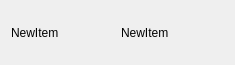
<?xml version="1.0" encoding="UTF-8"?>
<ui version="4.0">
 <class>TaskItem</class>
 <widget class="QWidget" name="TaskItem">
  <property name="geometry">
   <rect>
    <x>0</x>
    <y>0</y>
    <width>235</width>
    <height>65</height>
   </rect>
  </property>
  <property name="windowTitle">
   <string>Form</string>
  </property>
  <layout class="QHBoxLayout" name="horizontalLayout">
   <item>
    <widget class="QLabel" name="label">
     <property name="text">
      <string>NewItem</string>
     </property>
    </widget>
   </item>
   <item>
    <widget class="QLabel" name="label_2">
     <property name="text">
      <string>NewItem</string>
     </property>
    </widget>
   </item>
  </layout>
 </widget>
 <resources/>
 <connections/>
</ui>
